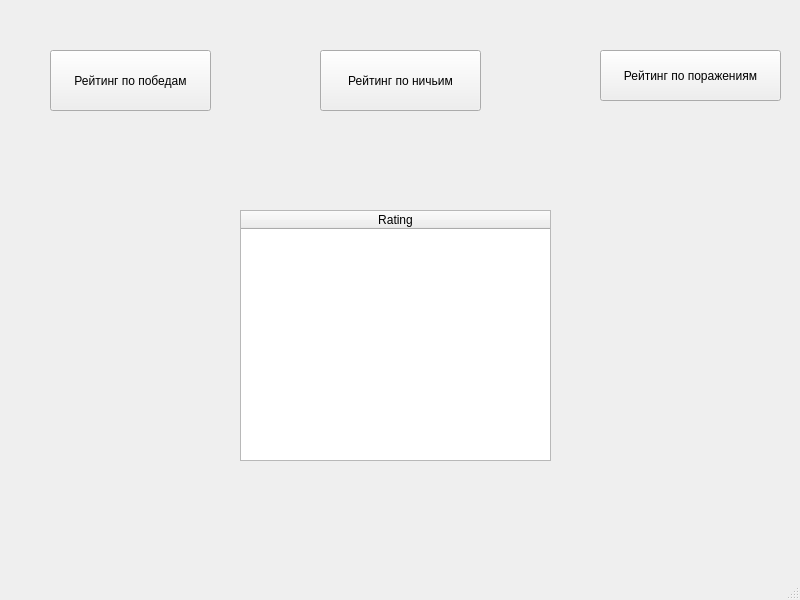
<?xml version="1.0" encoding="UTF-8"?>
<ui version="4.0">
 <class>MainWindow</class>
 <widget class="QMainWindow" name="MainWindow">
  <property name="geometry">
   <rect>
    <x>0</x>
    <y>0</y>
    <width>800</width>
    <height>600</height>
   </rect>
  </property>
  <property name="windowTitle">
   <string>MainWindow</string>
  </property>
  <widget class="QWidget" name="centralwidget">
   <widget class="QPushButton" name="winButton">
    <property name="geometry">
     <rect>
      <x>50</x>
      <y>50</y>
      <width>161</width>
      <height>61</height>
     </rect>
    </property>
    <property name="text">
     <string>Рейтинг по победам</string>
    </property>
   </widget>
   <widget class="QPushButton" name="drawButton">
    <property name="geometry">
     <rect>
      <x>320</x>
      <y>50</y>
      <width>161</width>
      <height>61</height>
     </rect>
    </property>
    <property name="text">
     <string>Рейтинг по ничьим</string>
    </property>
   </widget>
   <widget class="QPushButton" name="lossButton">
    <property name="geometry">
     <rect>
      <x>600</x>
      <y>50</y>
      <width>181</width>
      <height>51</height>
     </rect>
    </property>
    <property name="text">
     <string>Рейтинг по поражениям</string>
    </property>
   </widget>
   <widget class="QTableWidget" name="tableWidget">
    <property name="geometry">
     <rect>
      <x>240</x>
      <y>210</y>
      <width>311</width>
      <height>251</height>
     </rect>
    </property>
    <attribute name="horizontalHeaderCascadingSectionResizes">
     <bool>false</bool>
    </attribute>
    <attribute name="horizontalHeaderShowSortIndicator" stdset="0">
     <bool>false</bool>
    </attribute>
    <attribute name="horizontalHeaderStretchLastSection">
     <bool>true</bool>
    </attribute>
    <column>
     <property name="text">
      <string>Rating</string>
     </property>
    </column>
   </widget>
  </widget>
  <widget class="QMenuBar" name="menubar">
   <property name="geometry">
    <rect>
     <x>0</x>
     <y>0</y>
     <width>800</width>
     <height>26</height>
    </rect>
   </property>
  </widget>
  <widget class="QStatusBar" name="statusbar"/>
 </widget>
 <resources/>
 <connections/>
</ui>
